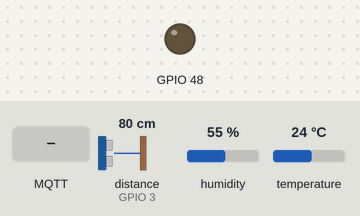
The program below on a simulated ESP32-S3. Shown: output pins drawn as LEDs (lit = HIGH). Wiring (inferred from the names in the program): ultrasonic range finder: trigger GPIO 2; echo GPIO 3. The test bench sets the inputs (shaded band); at power-on: distance to the obstacle (sensor on GPIO 3) 80 cm, humidity 55 %, temperature 24 °C. The echo pulse lasts 58.3 µs per cm; WiFi joins after 1.5 s; servers stay silent unless stated; no MQTT or app messages arrive unless stated; pins used as bus, display or sensor lines are not drawn; what the program prints to the serial monitor is not drawn.

Above: at 3.7 s.
3.8 s: MQTT message "led_on" arrives on the first subscribed topic
At 5.0 s:
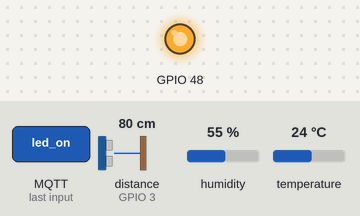
5.3 s: MQTT message "led_off" arrives on the first subscribed topic
At 6.1 s:
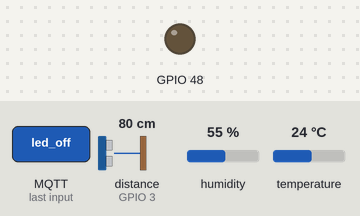
Timing chart, 0 to 8.3 s (numbered marks = the images above; inputs shaded):
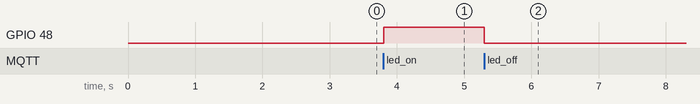

Measured:
- after the input at 3.8 s, GPIO 48: LOW → HIGH at once
- after the input at 5.3 s, GPIO 48: HIGH → LOW at once

The program:

main.cpp
```cpp
#include <Arduino.h>
#include <WiFi.h>
#include <PubSubClient.h>
#include <DHT.h>
#include <DHT_U.h>

// ========== CONFIGURATION WiFi ==========
const char* ssid = "@";
const char* password = "12345678900";

// ========== CONFIGURATION MQTT ==========
const char* mqtt_server = "10.248.17.37";
const int   mqtt_port   = 1883;
const char* mqtt_client_id = "ESP32S3-IoT";

// Topics
const char* topic_led_cmd = "esp32/led/cmd";
const char* topic_led_state = "esp32/led/state";
const char* topic_dht = "esp32/dht";
const char* topic_distance = "esp32/distance";

WiFiClient espClient;
PubSubClient mqtt(espClient);

// ========== LED ==========
#ifndef LED_BUILTIN
  #define LED_BUILTIN 48
#endif

// ========== DHT22 ==========
#define DHTPIN 1
#define DHTTYPE DHT22
DHT dht(DHTPIN, DHTTYPE);
float temperature = 0.0;
float humidity = 0.0;
unsigned long lastDHTRead = 0;

// ========== HC-SR04 ==========
#define TRIG_PIN 2
#define ECHO_PIN 3
float distance = 0.0;
unsigned long lastSonarRead = 0;

// ========== Fonctions ==========
void readDHT() {
  float h = dht.readHumidity();
  float t = dht.readTemperature();
  if (!isnan(h) && !isnan(t)) {
    humidity = h;
    temperature = t;
  }
}

void readSonar() {
  digitalWrite(TRIG_PIN, LOW);
  delayMicroseconds(2);
  digitalWrite(TRIG_PIN, HIGH);
  delayMicroseconds(10);
  digitalWrite(TRIG_PIN, LOW);

  long duration = pulseIn(ECHO_PIN, HIGH, 30000); // timeout 30 ms

  if (duration > 0) {
    distance = duration * 0.034 / 2; // cm
  } else {
    distance = -1; // erreur
  }
}

void callback(char* topic, byte* payload, unsigned int length) {
  String message;
  for (unsigned int i = 0; i < length; i++) {
    message += (char)payload[i];
  }

  Serial.print("Message reçu [");
  Serial.print(topic);
  Serial.print("] : ");
  Serial.println(message);

  if (message == "led_on") {
    digitalWrite(LED_BUILTIN, HIGH);
    mqtt.publish(topic_led_state, "on");
  }
  else if (message == "led_off") {
    digitalWrite(LED_BUILTIN, LOW);
    mqtt.publish(topic_led_state, "off");
  }
}

void reconnectMQTT() {
  while (!mqtt.connected()) {
    Serial.print("Connexion MQTT...");
    if (mqtt.connect(mqtt_client_id)) {
      Serial.println(" connecté");
      mqtt.subscribe(topic_led_cmd);
    } else {
      Serial.print("échec, rc=");
      Serial.print(mqtt.state());
      delay(5000);
    }
  }
}

void setup() {
  Serial.begin(115200);
  delay(1000);

  pinMode(LED_BUILTIN, OUTPUT);
  digitalWrite(LED_BUILTIN, LOW);

  pinMode(TRIG_PIN, OUTPUT);
  pinMode(ECHO_PIN, INPUT);

  dht.begin();

  WiFi.begin(ssid, password);
  Serial.print("Connexion WiFi");
  while (WiFi.status() != WL_CONNECTED) {
    delay(500);
    Serial.print(".");
  }
  Serial.println("\nWiFi connecté, IP: " + WiFi.localIP().toString());

  mqtt.setServer(mqtt_server, mqtt_port);
  mqtt.setCallback(callback);
  reconnectMQTT();

  mqtt.publish(topic_led_state, "off");
}

void loop() {
  if (!mqtt.connected()) {
    reconnectMQTT();
  }
  mqtt.loop();

  // Lecture DHT22 toutes les 5 secondes
  if (millis() - lastDHTRead > 5000) {
    lastDHTRead = millis();
    readDHT();
    String payload = "{\"temp\":" + String(temperature, 1) + ",\"hum\":" + String(humidity, 1) + "}";
    mqtt.publish(topic_dht, payload.c_str());
    Serial.println("DHT publié: " + payload);
  }

  // Lecture HC-SR04 toutes les 2 secondes
  if (millis() - lastSonarRead > 2000) {
    lastSonarRead = millis();
    readSonar();
    String payload = String(distance, 1);
    mqtt.publish(topic_distance, payload.c_str());
    Serial.println("Distance publiée: " + payload + " cm");
  }

  delay(10);
}
```
